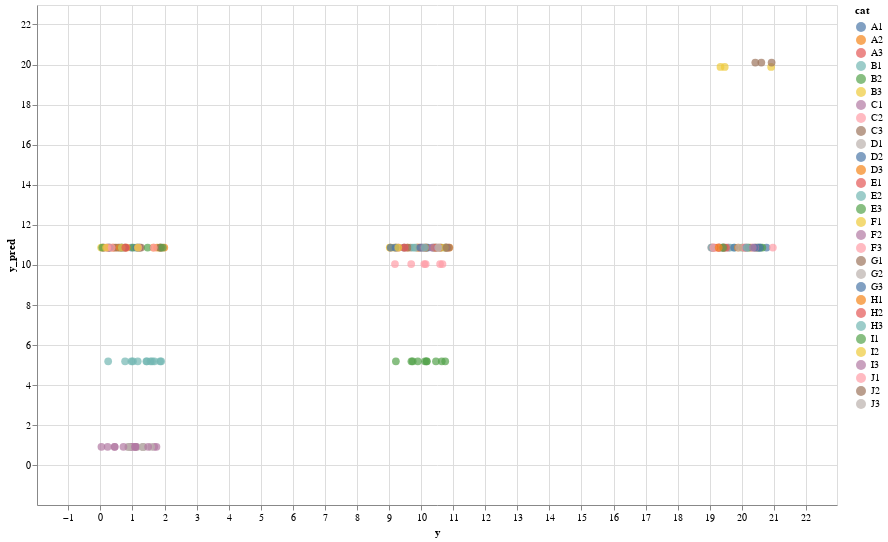

Notebook source saved alongside this figure:
### Code cell
create_scatter(source_oe)

### Figure 1 — Vega-Lite specification as saved in the notebook (floating-point values rounded to 4 significant figures; data arrays with more than 128 entries replaced by an {"elided": "..."} marker saying what was removed)
{"config": {"view": {"continuousWidth": 400, "continuousHeight": 300}}, "data": {"name": "data-bf7af20fbeb925e1d98e12a9f29e4b5f"}, "mark": {"type": "circle", "size": 60}, "encoding": {"color": {"field": "cat", "type": "nominal"}, "tooltip": {"field": "cat", "type": "nominal"}, "x": {"field": "y", "scale": {"domain": [-1.976, 22.97]}, "type": "quantitative"}, "y": {"field": "y_pred", "scale": {"domain": [-1.976, 22.97]}, "type": "quantitative"}}, "height": 500, "selection": {"selector001": {"type": "interval", "bind": "scales", "encodings": ["x", "y"]}}, "width": 800, "$schema": "https://vega.github.io/schema/vega-lite/v4.17.0.json", "datasets": {"data-bf7af20fbeb925e1d98e12a9f29e4b5f": {"elided": "200 records"}}}
